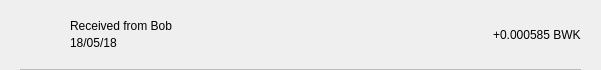
<?xml version="1.0" encoding="UTF-8"?>
<ui version="4.0">
 <class>TxRow</class>
 <widget class="QWidget" name="TxRow">
  <property name="geometry">
   <rect>
    <x>0</x>
    <y>0</y>
    <width>601</width>
    <height>70</height>
   </rect>
  </property>
  <property name="minimumSize">
   <size>
    <width>0</width>
    <height>40</height>
   </size>
  </property>
  <property name="windowTitle">
   <string>Form</string>
  </property>
  <layout class="QVBoxLayout" name="verticalLayout_3">
   <property name="spacing">
    <number>0</number>
   </property>
   <property name="leftMargin">
    <number>0</number>
   </property>
   <property name="topMargin">
    <number>0</number>
   </property>
   <property name="rightMargin">
    <number>0</number>
   </property>
   <property name="bottomMargin">
    <number>0</number>
   </property>
   <item>
    <widget class="QWidget" name="rowContainer" native="true">
     <layout class="QVBoxLayout" name="verticalLayout_2">
      <property name="spacing">
       <number>9</number>
      </property>
      <property name="leftMargin">
       <number>20</number>
      </property>
      <property name="topMargin">
       <number>9</number>
      </property>
      <property name="rightMargin">
       <number>20</number>
      </property>
      <property name="bottomMargin">
       <number>0</number>
      </property>
      <item>
       <widget class="QFrame" name="frame">
        <property name="styleSheet">
         <string notr="true">border:none;</string>
        </property>
        <property name="frameShape">
         <enum>QFrame::StyledPanel</enum>
        </property>
        <property name="frameShadow">
         <enum>QFrame::Raised</enum>
        </property>
        <layout class="QHBoxLayout" name="horizontalLayout" stretch="0,2,0">
         <property name="leftMargin">
          <number>0</number>
         </property>
         <property name="topMargin">
          <number>0</number>
         </property>
         <property name="rightMargin">
          <number>0</number>
         </property>
         <property name="bottomMargin">
          <number>0</number>
         </property>
         <item>
          <widget class="QPushButton" name="icon">
           <property name="styleSheet">
            <string notr="true">border:none;</string>
           </property>
           <property name="text">
            <string/>
           </property>
           <property name="iconSize">
            <size>
             <width>24</width>
             <height>24</height>
            </size>
           </property>
          </widget>
         </item>
         <item>
          <layout class="QVBoxLayout" name="verticalLayout">
           <property name="spacing">
            <number>3</number>
           </property>
           <property name="leftMargin">
            <number>12</number>
           </property>
           <item>
            <widget class="QLabel" name="lblAddress">
             <property name="styleSheet">
              <string notr="true"/>
             </property>
             <property name="text">
              <string>Received from Bob</string>
             </property>
             <property name="alignment">
              <set>Qt::AlignBottom|Qt::AlignLeading|Qt::AlignLeft</set>
             </property>
            </widget>
           </item>
           <item>
            <widget class="QLabel" name="lblDate">
             <property name="styleSheet">
              <string notr="true"/>
             </property>
             <property name="text">
              <string>18/05/18</string>
             </property>
             <property name="alignment">
              <set>Qt::AlignLeading|Qt::AlignLeft|Qt::AlignTop</set>
             </property>
            </widget>
           </item>
          </layout>
         </item>
         <item>
          <widget class="QLabel" name="lblAmount">
           <property name="styleSheet">
            <string notr="true"/>
           </property>
           <property name="text">
            <string>+0.000585 BWK</string>
           </property>
          </widget>
         </item>
        </layout>
       </widget>
      </item>
      <item>
       <widget class="QLabel" name="lblDivisory">
        <property name="minimumSize">
         <size>
          <width>0</width>
          <height>1</height>
         </size>
        </property>
        <property name="maximumSize">
         <size>
          <width>16777215</width>
          <height>1</height>
         </size>
        </property>
        <property name="styleSheet">
         <string notr="true">background-color:#bababa;</string>
        </property>
        <property name="text">
         <string/>
        </property>
        <property name="alignment">
         <set>Qt::AlignBottom|Qt::AlignLeading|Qt::AlignLeft</set>
        </property>
       </widget>
      </item>
     </layout>
    </widget>
   </item>
  </layout>
 </widget>
 <resources/>
 <connections/>
</ui>
